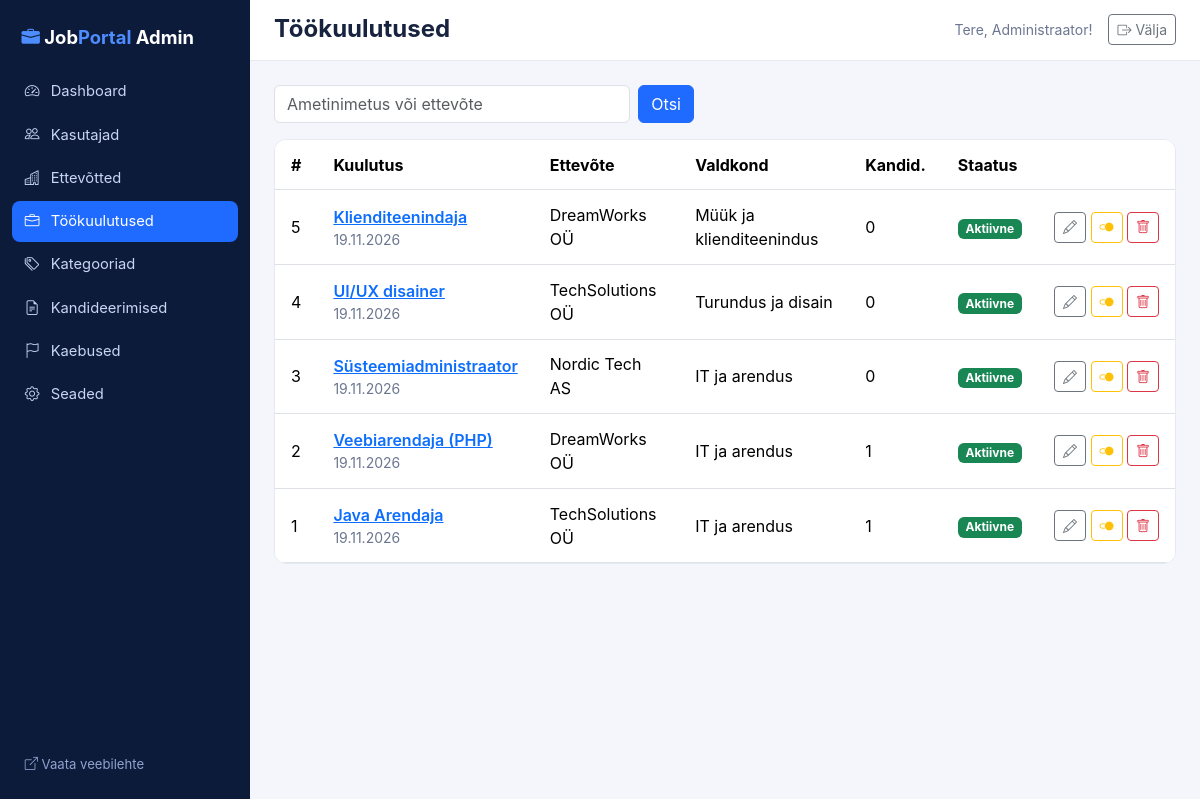
The app's page /jobportal_admin/index.php?page=jobs (signed in) with its own data.
### tables this page shows
CREATE TABLE users (
  id INT UNSIGNED AUTO_INCREMENT PRIMARY KEY,
  name VARCHAR(120) NOT NULL,
  email VARCHAR(190) NOT NULL UNIQUE,
  password VARCHAR(255) NOT NULL,
  role ENUM('user','employer','admin') NOT NULL DEFAULT 'user',
  phone VARCHAR(40) NULL,
  city VARCHAR(80) NULL,
  about TEXT NULL,
  status ENUM('active','blocked') NOT NULL DEFAULT 'active',
  created_at TIMESTAMP NOT NULL DEFAULT CURRENT_TIMESTAMP
);

CREATE TABLE jobs (
  id INT UNSIGNED AUTO_INCREMENT PRIMARY KEY,
  company_id INT UNSIGNED NOT NULL,
  category_id INT UNSIGNED NULL,
  location_id INT UNSIGNED NULL,
  title VARCHAR(190) NOT NULL,
  description TEXT NOT NULL,
  requirements TEXT NULL,
  salary_min INT UNSIGNED NULL,
  salary_max INT UNSIGNED NULL,
  employment_type ENUM('Täistööaeg','Osaline tööaeg','Kaugtöö','Praktika') NOT NULL DEFAULT 'Täistööaeg',
  start_date VARCHAR(80) NOT NULL DEFAULT 'Esimesel võimalusel',
  status ENUM('active','closed') NOT NULL DEFAULT 'active',
  created_at TIMESTAMP NOT NULL DEFAULT CURRENT_TIMESTAMP,
  FOREIGN KEY (company_id) REFERENCES companies(id) ON DELETE CASCADE,
  FOREIGN KEY (category_id) REFERENCES categories(id) ON DELETE SET NULL,
  FOREIGN KEY (location_id) REFERENCES job_locations(id) ON DELETE SET NULL,
  INDEX idx_jobs_status (status),
  INDEX idx_jobs_title (title)
);

CREATE TABLE companies (
  id INT UNSIGNED AUTO_INCREMENT PRIMARY KEY,
  user_id INT UNSIGNED NOT NULL UNIQUE,
  name VARCHAR(150) NOT NULL,
  description TEXT NULL,
  logo VARCHAR(255) NULL,
  website VARCHAR(190) NULL,
  email VARCHAR(190) NULL,
  phone VARCHAR(40) NULL,
  city VARCHAR(80) NULL,
  created_at TIMESTAMP NOT NULL DEFAULT CURRENT_TIMESTAMP,
  FOREIGN KEY (user_id) REFERENCES users(id) ON DELETE CASCADE
);

CREATE TABLE categories (
  id INT UNSIGNED AUTO_INCREMENT PRIMARY KEY,
  name VARCHAR(100) NOT NULL UNIQUE
);

### inc/functions.php (called while the page is built, shortened)
<?php
function e($v): string
{
    return htmlspecialchars((string)$v, ENT_QUOTES, 'UTF-8');
}
function base_index(): string
{
    return defined('IS_ADMIN_APP') ? 'index.php' : 'index.php';
}
function url(string $page = 'start', array $params = []): string
{
    $q = ['page' => $page] + $params;
    return base_index() . '?' . http_build_query($q);
}
function front_url(string $page = 'start', array $params = []): string
{
    $prefix = defined('IS_ADMIN_APP') ? '../' : '';
    return $prefix . 'index.php?' . http_build_query(['page' => $page] + $params);
}
function asset(string $path): string
{
    $prefix = defined('IS_ADMIN_APP') ? '../' : '';
    return $prefix . 'public/' . ltrim($path, '/');
}
function current_user(): ?array
{
    static $user = false;
    if ($user === false) {
        $user = null;
        if (!empty($_SESSION['user_id'])) {
            $st = db()->prepare('SELECT * FROM users WHERE id = ?');
            $st->execute([$_SESSION['user_id']]);
            $u = $st->fetch();
            if ($u && $u['status'] === 'active') {
                $user = $u;
            } else {
                unset($_SESSION['user_id']);
            }
        }
    }
    return $user;
}
function render(string $view, array $data = [], string $layout = 'layout'): void
{
    $viewDir = defined('IS_ADMIN_APP') ? __DIR__ . '/../jobportal_admin/viewAdmin' : __DIR__ . '/../view';
    extract($data, EXTR_SKIP);
    require $viewDir . '/' . $view . '.php';
    $content = ob_get_clean();
    require $viewDir . '/' . $layout . '.php';
}
function fmt_date(?string $d): string
{
    return $d ? date('d.m.Y', strtotime($d)) : '';
}

### jobportal_admin/controllerAdmin/AdminJobController.php (called while the page is built, shortened)
<?php
class AdminJobController
{
    public function index(): void
    {
        $q = trim($_GET['q'] ?? '');
        render('jobs', ['title' => 'Töökuulutused', 'jobs' => AdminData::jobs($q), 'q' => $q]);
    }
}

### jobportal_admin/index.php (called while the page is built, shortened)
<?php
require __DIR__ . '/../inc/database.php';
require __DIR__ . '/../inc/functions.php';
$routes = require __DIR__ . '/routeAdmin/routing.php';
$page = (string)($_GET['page'] ?? 'dashboard');
[$class, $method] = $routes[$page];
$opts = $routes[$page][2] ?? [];
if (empty($opts['public'])) {
    $u = current_user();
}
(new $class())->$method();

### inc/database.php (called while the page is built, shortened)
<?php
function db(): PDO
{
    static $pdo = null;
    if ($pdo === null) {
        $dsn = 'mysql:host=' . DB_HOST . ';dbname=' . DB_NAME . ';charset=utf8mb4';
        try {
            $pdo = new PDO($dsn, DB_USER, DB_PASS, [
                PDO::ATTR_ERRMODE            => PDO::ERRMODE_EXCEPTION,
                PDO::ATTR_DEFAULT_FETCH_MODE => PDO::FETCH_ASSOC,
                PDO::ATTR_EMULATE_PREPARES   => false,
            ]);
        } catch (PDOException $e) {
            http_response_code(500);
            $detail = getenv('APP_DEBUG') ? "\n\nPõhjus: " . $e->getMessage() . "\nHost: " . DB_HOST . ', andmebaas: ' . DB_NAME . ', kasutaja: ' . DB_USER : '';
            exit('Andmebaasiga ühendamine ebaõnnestus. Kontrolli inc/database.php seadeid ja impordi database.sql.' . $detail);
        }
    }
    return $pdo;
}

### jobportal_admin/modelAdmin/AdminData.php (called while the page is built, shortened)
<?php
class AdminData
{
    private static function all(string $sql, array $p = []): array
    {
        $st = db()->prepare($sql);
        $st->execute($p);
        return $st->fetchAll();
    }
    public static function jobs(string $q = ''): array
    {
        $sql = 'SELECT j.*, c.name AS company_name, cat.name AS category_name,
                (SELECT COUNT(*) FROM applications a WHERE a.job_id=j.id) AS applicants
                FROM jobs j JOIN companies c ON c.id=j.company_id LEFT JOIN categories cat ON cat.id=j.category_id';
        $p = [];
        return self::all($sql . ' ORDER BY j.id DESC', $p);
    }
}

### jobportal_admin/viewAdmin/jobs.php (the view)
<form method="get" action="index.php" class="d-flex gap-2 mb-3" style="max-width:420px"><input type="hidden" name="page" value="jobs">
    <input class="form-control" name="q" value="<?= e($q) ?>" placeholder="Ametinimetus või ettevõte"><button class="btn btn-primary">Otsi</button></form>
<div class="panel table-responsive">
<table class="table align-middle mb-0">
    <thead><tr><th>#</th><th>Kuulutus</th><th>Ettevõte</th><th>Valdkond</th><th>Kandid.</th><th>Staatus</th><th></th></tr></thead>
    <tbody>
    <?php foreach ($jobs as $j): ?>
        <tr>
            <td><?= (int)$j['id'] ?></td>
            <td><a class="fw-semibold" target="_blank" href="<?= e(front_url('job', ['id' => $j['id']])) ?>"><?= e($j['title']) ?></a><div class="small text-muted"><?= e(fmt_date($j['created_at'])) ?></div></td>
            <td><?= e($j['company_name']) ?></td>
            <td><?= e($j['category_name'] ?? '—') ?></td>
            <td><?= (int)$j['applicants'] ?></td>
            <td><?= $j['status'] === 'active' ? '<span class="badge text-bg-success">Aktiivne</span>' : '<span class="badge text-bg-secondary">Suletud</span>' ?></td>
            <td class="text-end text-nowrap">
                <a class="btn btn-sm btn-outline-secondary" href="<?= e(url('job_edit', ['id' => $j['id']])) ?>" title="Muuda"><i class="bi bi-pencil"></i></a>
                <form class="d-inline" method="post" action="<?= e(url('job_toggle')) ?>"><?= csrf_field() ?><input type="hidden" name="id" value="<?= (int)$j['id'] ?>">
                    <button class="btn btn-sm btn-outline-warning" title="Ava / sulge"><i class="bi bi-toggle2-on"></i></button></form>
                <form class="d-inline" method="post" action="<?= e(url('job_delete')) ?>" onsubmit="return confirm('Kustutan kuulutuse?')"><?= csrf_field() ?><input type="hidden" name="id" value="<?= (int)$j['id'] ?>">
                    <button class="btn btn-sm btn-outline-danger" title="Kustuta"><i class="bi bi-trash"></i></button></form>
            </td>
        </tr>
    <?php endforeach; ?>
    </tbody>
</table>
</div>

### jobportal_admin/viewAdmin/layout.php (shortened to what this page needs)
<?php
$cur = $_GET['page'] ?? 'dashboard';
$me = current_user();
$items = [
    ['dashboard', 'speedometer2', 'Dashboard'],
    ['users', 'people', 'Kasutajad'],
    ['companies', 'buildings', 'Ettevõtted'],
    ['jobs', 'briefcase', 'Töökuulutused'],
    ['categories', 'tags', 'Kategooriad'],
    ['applications', 'file-earmark-text', 'Kandideerimised'],
    ['reports', 'flag', 'Kaebused'],
    ['settings', 'gear', 'Seaded'],
];
?>
<!DOCTYPE html>
<html lang="et">
<head>
    <link href="https://cdn.jsdelivr.net/npm/bootstrap@5.3.3/dist/css/bootstrap.min.css" rel="stylesheet">
    <link href="https://cdn.jsdelivr.net/npm/bootstrap-icons@1.11.3/font/bootstrap-icons.min.css" rel="stylesheet">
    <link href="<?= e(asset('css/style.css')) ?>" rel="stylesheet">
    <link href="public/css/admin.css" rel="stylesheet">
</head>
<body>
<div class="admin-wrap">
    <aside class="admin-side">
        <a class="admin-brand" href="<?= e(url('dashboard')) ?>"><i class="bi bi-briefcase-fill"></i> Job<span>Portal</span> Admin</a>
        <nav>
            <?php foreach ($items as [$p, $icon, $label]): ?>
                <a href="<?= e(url($p)) ?>" class="<?= $cur === $p ? 'active' : '' ?>"><i class="bi bi-<?= $icon ?>"></i> <?= e($label) ?></a>
            <?php endforeach; ?>
        </nav>
        <a class="back-link" href="<?= e(front_url('start')) ?>"><i class="bi bi-box-arrow-up-right"></i> Vaata veebilehte</a>
    </aside>
    <div class="admin-main">
        <header class="admin-top">
            <h1 class="h4 fw-bold mb-0"><?= e($title ?? '') ?></h1>
            <div class="d-flex align-items-center gap-3">
                <span class="text-muted small">Tere, <?= e($me['name'] ?? 'admin') ?>!</span>
                <form method="post" action="<?= e(url('logout')) ?>"><?= csrf_field() ?><button class="btn btn-sm btn-outline-secondary"><i class="bi bi-box-arrow-right"></i> Välja</button></form>
            </div>
        </header>
        <div class="admin-content">
            <?= $content ?>
        </div>
    </div>
</div>
</body>
</html>

### public/css/style.css (style rules this page uses)
:root { --jp-navy: #0d1b3a; --jp-navy-2: #14284f; --jp-blue: #1f6bff; --jp-bg: #f4f6fb; --jp-border: #e5e9f2; --jp-text: #18233f; --jp-muted: #6b7690; --bs-primary: #1f6bff; --bs-primary-rgb: 31, 107, 255; --bs-link-color: #1f6bff; }
body { background: var(--jp-bg); color: var(--jp-text); font-family: "Inter", system-ui, -apple-system, "Segoe UI", Roboto, sans-serif; min-height: 100vh; display: flex; flex-direction: column; }
body > * { flex-shrink: 0; }
.btn-primary { --bs-btn-bg: var(--jp-blue); --bs-btn-border-color: var(--jp-blue); --bs-btn-hover-bg: #1557d4; --bs-btn-hover-border-color: #1557d4; }
.text-muted { color: var(--jp-muted) !important; }
.info-box, .filter-box, .panel { background: #fff; border: 1px solid var(--jp-border); border-radius: 12px; }
.panel .table > :not(caption) > * > * { padding: .8rem 1rem; }

### jobportal_admin/public/css/admin.css (style rules this page uses)
.admin-wrap { display: flex; min-height: 100vh; }
.admin-side { width: 250px; background: #0d1b3a; color: #c9d6f2; padding: 1rem .75rem; display: flex; flex-direction: column; flex-shrink: 0; position: sticky; top: 0; height: 100vh; }
.admin-brand { color: #fff; font-weight: 700; font-size: 1.15rem; text-decoration: none; padding: .5rem .6rem 1.2rem; }
.admin-brand i, .admin-brand span { color: #4d8dff; }
.admin-side nav { display: flex; flex-direction: column; gap: 2px; flex: 1; }
.admin-side nav a { color: #c9d6f2; text-decoration: none; padding: .6rem .8rem; border-radius: 8px; font-size: .92rem; display: flex; gap: .7rem; align-items: center; }
.admin-side nav a.active { background: #1f6bff; color: #fff; }
.admin-side .back-link { color: #8fa3cf; font-size: .82rem; text-decoration: none; padding: .6rem .8rem; }
.admin-main { flex: 1; min-width: 0; }
.admin-top { background: #fff; border-bottom: 1px solid #e5e9f2; padding: .9rem 1.5rem; display: flex; justify-content: space-between; align-items: center; }
.admin-content { padding: 1.5rem; }

### records on screen
users: name "Administraator"
jobs: id "5", title "Klienditeenindaja", created_at "19.11.2026", company.name "DreamWorks OÜ", category.name "Müük ja klienditeenindus", applicants "0", status "Aktiivne"
jobs: id "4", title "UI/UX disainer", created_at "19.11.2026", company.name "TechSolutions OÜ", category.name "Turundus ja disain", applicants "0", status "Aktiivne"
jobs: id "3", title "Süsteemiadministraator", created_at "19.11.2026", company.name "Nordic Tech AS", category.name "IT ja arendus", applicants "0", status "Aktiivne"
jobs: id "2", title "Veebiarendaja (PHP)", created_at "19.11.2026", company.name "DreamWorks OÜ", category.name "IT ja arendus", applicants "1", status "Aktiivne"
jobs: id "1", title "Java Arendaja", created_at "19.11.2026", company.name "TechSolutions OÜ", category.name "IT ja arendus", applicants "1", status "Aktiivne"

### other values on screen
$label "Dashboard"
$label "Kasutajad"
$label "Ettevõtted"
$label "Töökuulutused"
$label "Kategooriad"
$label "Kandideerimised"
$label "Kaebused"
$label "Seaded"
$title "Töökuulutused"
